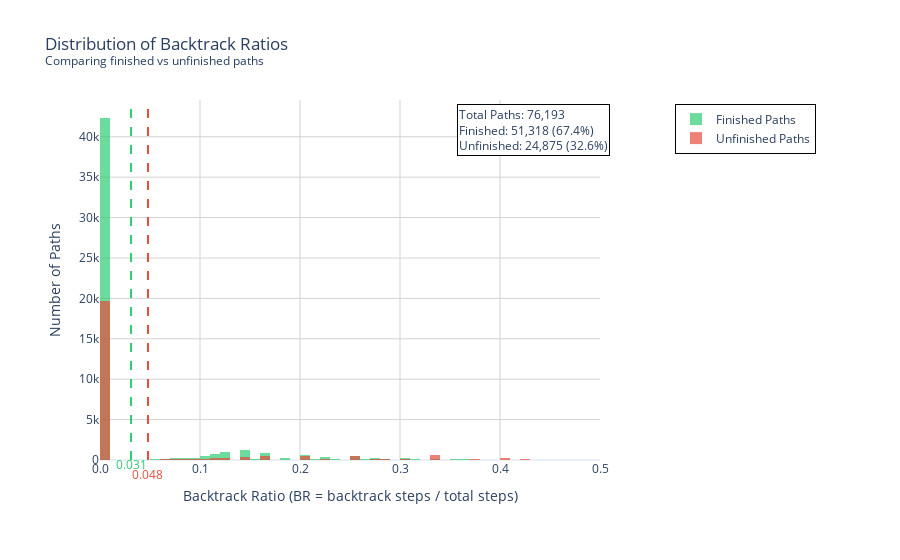

The cell this chart's notebook holds for it:
### Markdown cell above
The **Backtrack Strategy** aims to quantify exploratory behavior in navigation paths by analyzing how frequently players revisit previously visited nodes (backtracking). This behavior is measured using the **Backtrack Ratio (BR)**.

The Backtrack Ratio (BR) is defined as:

$$
BR = \frac{\text{Number of Backtrack Steps in Path}}{\text{Total Number of Steps in Path}}
$$

Where:
- **Backtrack Steps**: Moves represented by `<` in the path.
- **Total Steps**: All moves in the path, including backtracks.

### Code cell
from src.scripts.data_story.plots.backtrack_distribution import create_backtrack_analysis_plot

create_backtrack_analysis_plot(graph_data).show()

### Figure 1 — Plotly figure (JSON) as saved in the notebook; plotly's stock layout.template omitted (floating-point values rounded to 4 significant figures; data arrays with more than 128 entries replaced by an {"elided": "..."} marker saying what was removed)
{"data": [{"autobinx": false, "marker": {"color": "#2ecc71"}, "name": "Finished Paths", "nbinsx": 50, "opacity": 0.7, "type": "histogram", "x": {"elided": "51318 float values"}, "xbins": {"end": 0.5, "size": 0.01, "start": 0}}, {"autobinx": false, "marker": {"color": "#e74c3c"}, "name": "Unfinished Paths", "nbinsx": 50, "opacity": 0.7, "type": "histogram", "x": {"elided": "24875 float values"}, "xbins": {"end": 0.5, "size": 0.01, "start": 0}}], "layout": {"annotations": [{"align": "left", "bgcolor": "white", "bordercolor": "black", "borderwidth": 1, "showarrow": false, "text": "Total Paths: 76,193<br>Finished: 51,318 (67.4%)<br>Unfinished: 24,875 (32.6%)", "x": 1.02, "xref": "paper", "y": 0.99, "yref": "paper"}, {"font": {"color": "#2ecc71"}, "showarrow": false, "text": "0.031", "x": 0.03105, "y": 0, "yref": "paper", "yshift": -15}, {"font": {"color": "#e74c3c"}, "showarrow": false, "text": "0.048", "x": 0.04797, "y": 0, "yref": "paper", "yshift": -25}], "barmode": "overlay", "legend": {"bgcolor": "white", "bordercolor": "black", "borderwidth": 1, "x": 1.15, "xanchor": "left", "y": 0.99, "yanchor": "top"}, "margin": {"b": 100, "l": 100, "r": 300, "t": 100}, "plot_bgcolor": "white", "shapes": [{"line": {"color": "#2ecc71", "dash": "dash"}, "type": "line", "x0": 0.03105, "x1": 0.03105, "xref": "x", "y0": 0, "y1": 1, "yref": "y domain"}, {"line": {"color": "#e74c3c", "dash": "dash"}, "type": "line", "x0": 0.04797, "x1": 0.04797, "xref": "x", "y0": 0, "y1": 1, "yref": "y domain"}], "showlegend": true, "title": {"text": "Distribution of Backtrack Ratios<br><sup>Comparing finished vs unfinished paths</sup>"}, "xaxis": {"gridcolor": "lightgray", "gridwidth": 1, "range": [0, 0.5], "showgrid": true, "ticktext": ["0.0", "0.1", "0.2", "0.3", "0.4", "0.5"], "tickvals": [0, 0.1, 0.2, 0.3, 0.4, 0.5], "title": {"text": "Backtrack Ratio (BR = backtrack steps / total steps)"}}, "yaxis": {"gridcolor": "lightgray", "gridwidth": 1, "showgrid": true, "title": {"text": "Number of Paths"}}}}
